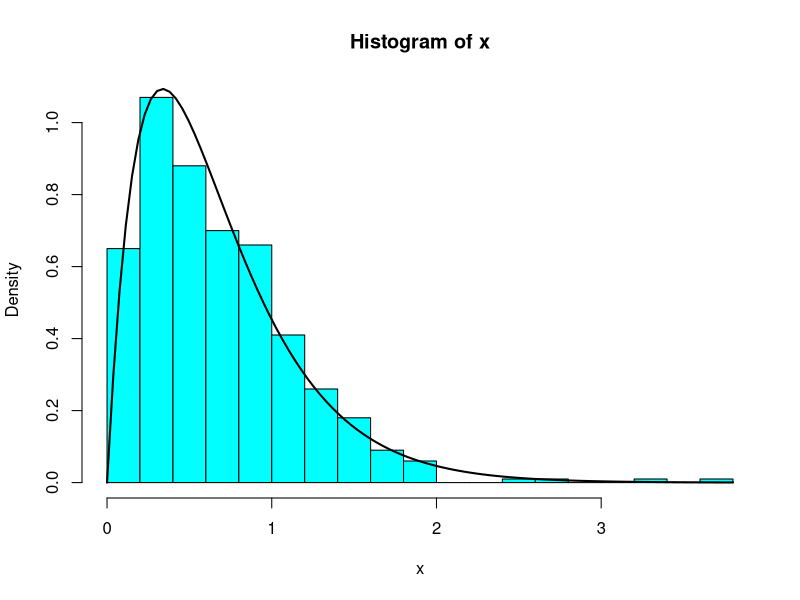
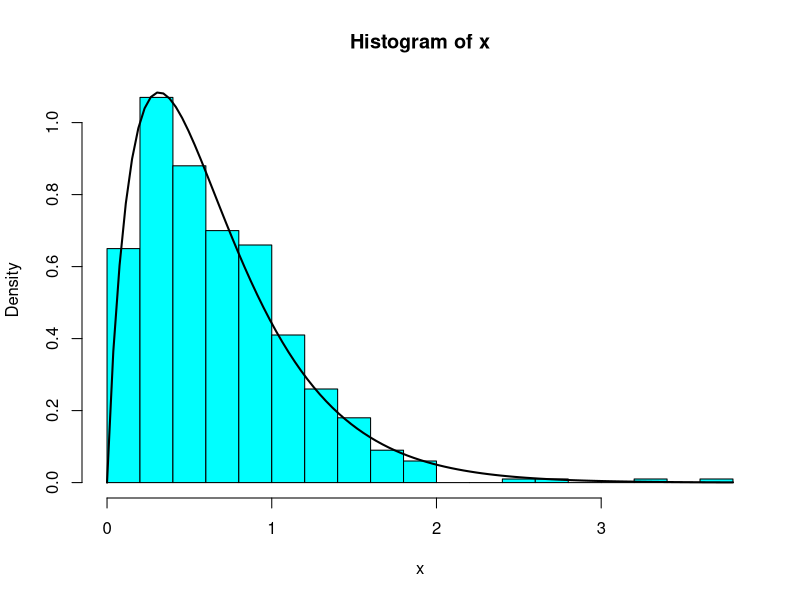
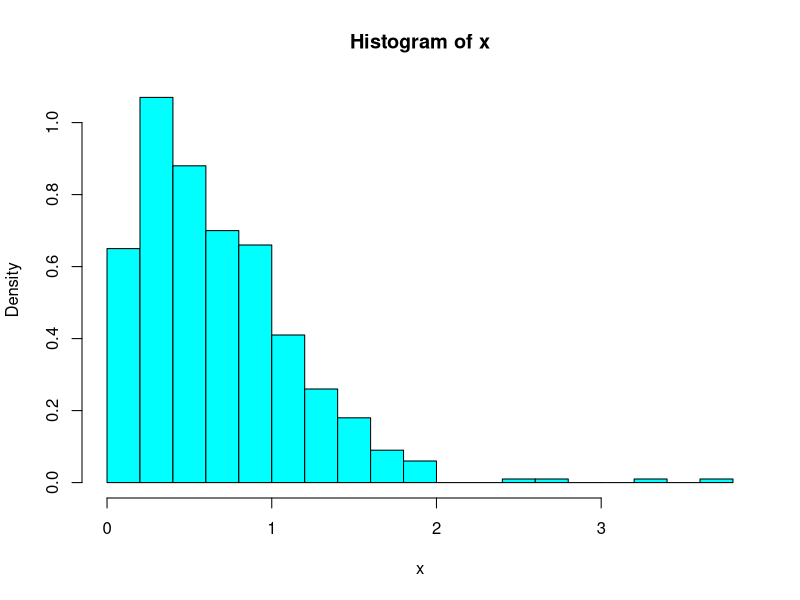
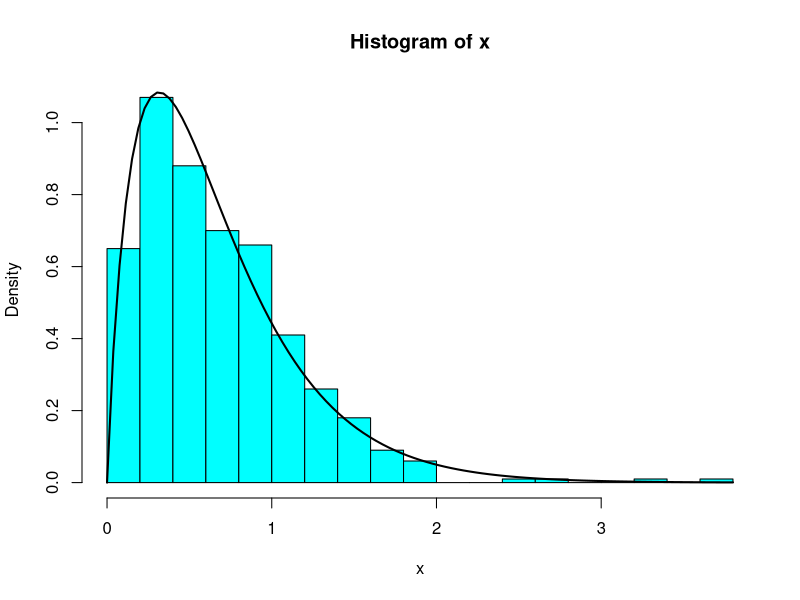

Source code (R) for these figures, in order:
n <- 500
x <- rgamma(n, shape = 2, rate = 3)
x <- read.table(file = "data.txt")
x <- x[[1]]
png("example2.png")
hist(x, breaks = 15, freq = FALSE, col = "cyan")
dev.off()
###### E. MM
a <- mean(x)^2 / var(x)
b <- mean(x) / var(x)
c1gamma <- function(y) dgamma(y, a, b)
hist(x, breaks = 15, freq = FALSE, col = "cyan")
curve(c1gamma, lwd = 2,  add = TRUE)

###### E. M. V
xbar <- mean(x)
epsilon <- 0.0001 # criterio de detencion
f <- function(a) {
    n * (1 + log(a) - log(xbar)) - n * digamma(a) - n + sum(log(x))
}
df <- function(a) { # derivada de f
    n / a - n * trigamma(a)
}
aux <- 1.5 # aproximacion inicial
for (i in 1:100){
    temp <- aux
    aux <- aux - f(aux) / df(aux)
    if (abs(aux - temp) < epsilon)
        break
}
c2gamma <- function(y) dgamma(y, aux, aux / mean(x))
hist(x, breaks = 15, freq = FALSE, col = "cyan")
curve(c2gamma, lwd = 2,  add = TRUE)

loglh <- function(a) {
    n * a * log(a / xbar) - n * log(gamma(a)) - a * n + (a - 1) * sum(log(x))
}
optimize(loglh, interval = c(1, 3), maximum = TRUE)
a <- 1.882421
b <- a / mean(x)
c3gamma <- function(y) dgamma(y, a, b)
png("optim.png")
hist(x, breaks = 15, freq = FALSE, col = "cyan")
curve(c3gamma, lwd = 2,  add = TRUE)
dev.off()


